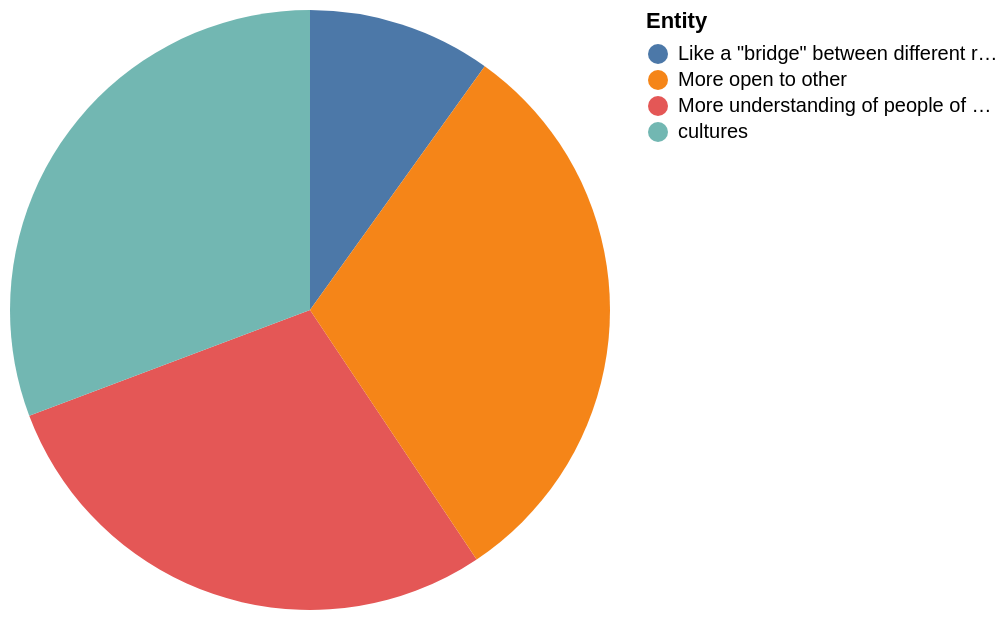

Express this chart as Vega-Lite.
### Vega-Lite specification from a JSON file in a GitHub repository (floating-point values rounded to 4 significant figures)
{"$schema": "https://vega.github.io/schema/vega-lite/v5.json", "description": "Pie chart auto-generated from CSV", "data": {"values": [{"Entity": "Like a \"bridge\" between different racial groups", "Values": "19.0"}, {"Entity": "More understanding of people of different racial backgrounds", "Values": "55.0"}, {"Entity": "cultures", "Values": "59.0"}, {"Entity": "More open to other", "Values": "59.0"}]}, "mark": "arc", "encoding": {"theta": {"field": "Values", "type": "quantitative"}, "color": {"field": "Entity", "type": "nominal"}}}
